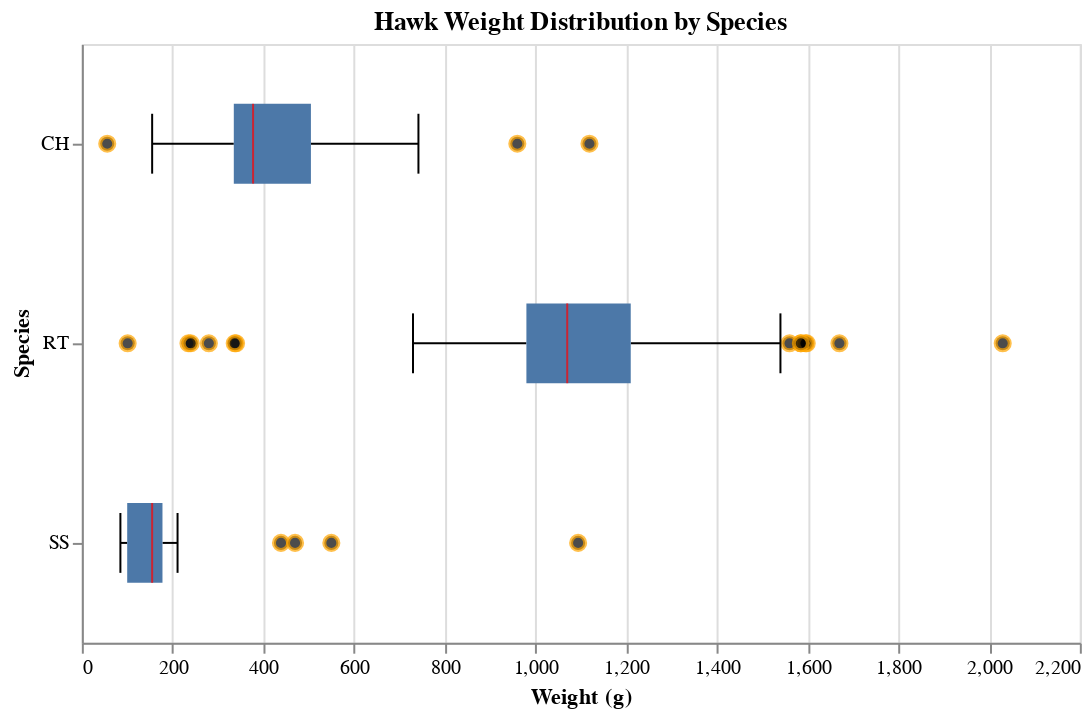

Notebook code cell kept with this figure:
### Markdown cell above
<div style="border-left: 5px solid #007BFF; padding: 15px; background-color: #F0F8FF; border-radius: 8px;">

<h2>Hawk Weight Distribution by Species</h2>

<p><strong>Exploratory Question:</strong>  
<em>How do weight distributions differ across hawk species, and are there any outliers or median shifts between species?</em></p>

<p><strong>VIZ TASK:</strong> Create a boxplot to compare the distribution of hawk weights across different species.</p>

<h3>Chart Specification:</h3>
<ul>
<li>Use <code>mark_boxplot</code> to visualize the spread and median of weights for each species.</li>
<li>Encode <code>species</code> on the <strong>y channel</strong> as <code>nominal</code>, titled <em>Species</em>.</li>
<li>Encode <code>weight</code> on the <strong>x channel</strong> as <code>quantitative</code>, titled <em>Weight (g)</em>.</li>
<li>Display median lines in <strong>red</strong> with a stroke width of 3 pixels.</li>
<li>Show outliers as <strong>orange points</strong> with a size of 50 and black fill.</li>
<li>Use <code>extent=1.5</code> for whiskers (standard IQR rule).</li>
<li>Include ticks on each box to show distribution symmetry.</li>
</ul>

<h3>Styling Specifications:</h3>
<ul>
<li>Set <strong>tick size</strong> to 30 to make whiskers more prominent.</li>
<li>Set <strong>box width</strong> (<code>size</code>) to 40 for clear visibility.</li>
<li>Chart dimensions: <strong>width=500</strong>, <strong>height=300</strong>.</li>
<li>Chart title: <em>Hawk Weight Distribution by Species</em>.</li>
<li>Enable <code>.interactive()</code> for hover zooming or panning if desired.</li>
</ul>

</div>

---

### Code cell
boxplot = alt.Chart(hawks).mark_boxplot(
    extent=1.5,
    median={"color": "red", "strokeWidth": 3},
    ticks={"size": 30},
    outliers={"size": 50, "color": "orange", "fill": "black"},
    size=40
).encode(
    x=alt.X('weight:Q', title='Weight (g)'),
    y=alt.Y('species:N', title='Species')
).properties(
    width=500,
    height=300,
    title='Hawk Weight Distribution by Species'
).interactive()

boxplot

### Figure 1 — Vega-Lite specification as saved in the notebook (floating-point values rounded to 4 significant figures; data arrays with more than 128 entries replaced by an {"elided": "..."} marker saying what was removed)
{"config": {"view": {"continuousWidth": 300, "continuousHeight": 300}}, "data": {"name": "data-efb8497cf6d7139b18cdde9fcbe3adc4"}, "mark": {"type": "boxplot", "extent": 1.5, "median": {"color": "red", "strokeWidth": 3}, "outliers": {"size": 50, "color": "orange", "fill": "black"}, "size": 40, "ticks": {"size": 30}}, "encoding": {"x": {"field": "weight", "title": "Weight (g)", "type": "quantitative"}, "y": {"field": "species", "title": "Species", "type": "nominal"}}, "height": 300, "params": [{"name": "param_1", "select": {"type": "interval", "encodings": ["x", "y"]}, "bind": "scales"}], "title": "Hawk Weight Distribution by Species", "width": 500, "$schema": "https://vega.github.io/schema/vega-lite/v5.20.1.json", "datasets": {"data-efb8497cf6d7139b18cdde9fcbe3adc4": {"elided": "898 records"}}}
